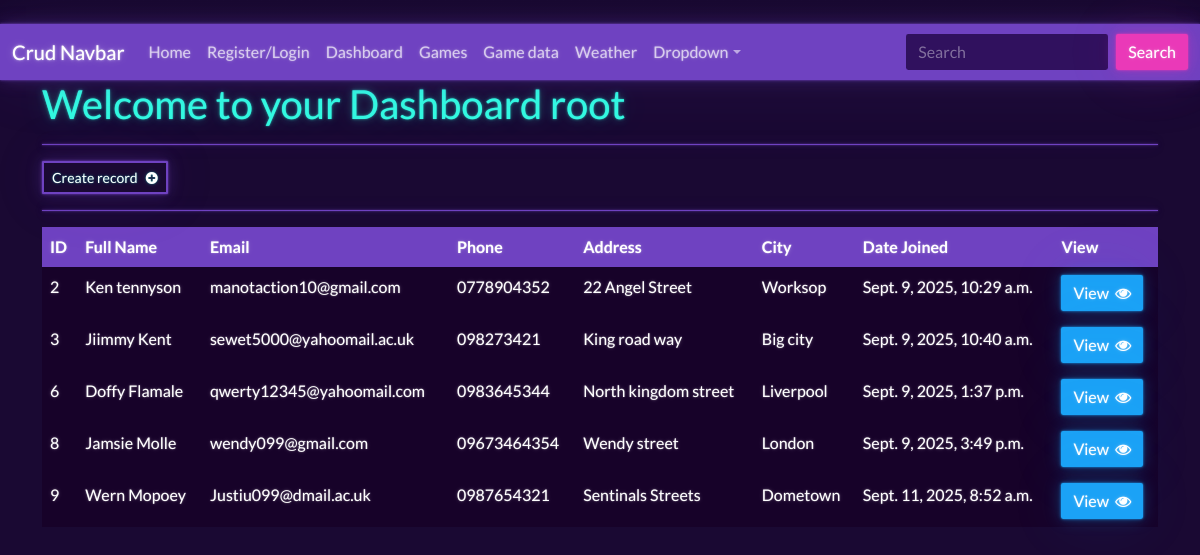
The app's page /dashboard (signed in), older data.
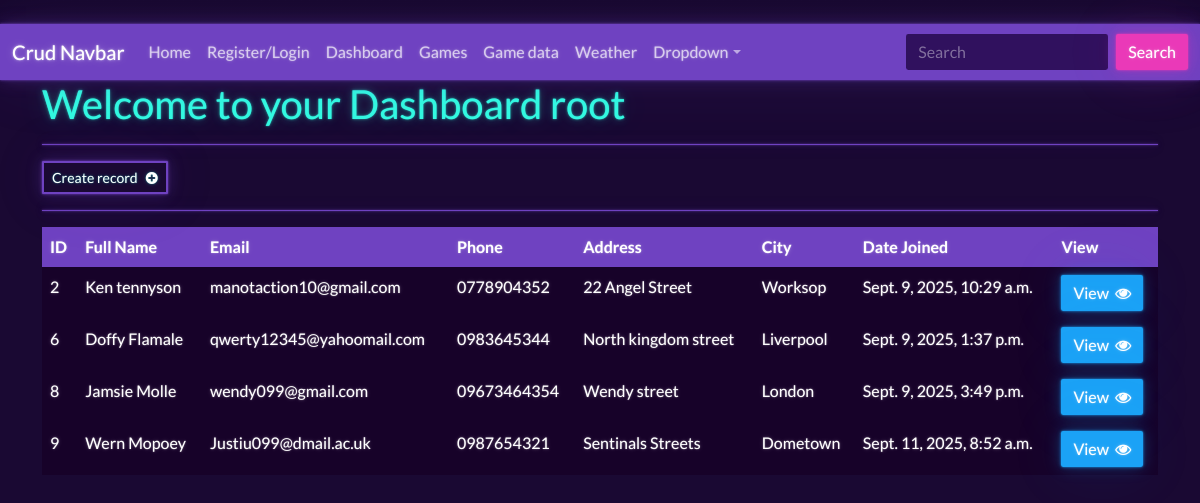
The same page, newer data.
### website/models.py (models this page shows, shortened)
class Record(models.Model):
    creation_data = models.DateTimeField(auto_now_add = True)
    first_name = models.CharField(max_length = 100, default="")
    last_name = models.CharField(max_length = 100)
    email = models.CharField(max_length = 255)
    phone = models.CharField(max_length = 20)
    address = models.CharField(max_length = 255)
    city = models.CharField(max_length = 255)
    creation_data = models.DateTimeField(auto_now_add=True)

### website/views.py (the view)
# urls.py: path('dashboard',views.dashboard, name="dashboard"),
@login_required(login_url="login")
def dashboard(request):
    my_records = Record.objects.all()
    context = {'records': my_records}
    return render(request, 'pages/dashboard.html', context=context)

### website/templates/pages/dashboard.html
{% extends 'pages/base.html' %}
{% block content %}
<h1>Welcome to your Dashboard {{user}}</h1>
<hr>
<a class = "btn btn-outline-primary btn-sm" href="{% url 'create-record' %}">
    Create record   &nbsp; <i class="fa fa-plus-circle" aria-hidden="true"></i>
</a>
<hr>
<table class = "table table-dark table-hover table-bordered">
    <thead class ="table-primary">
        <tr>
            <th scope = "col"> ID </th>
            <th scope = "col"> Full Name </th>
            <th scope = "col"> Email </th>
            <th scope = "col"> Phone</th>
            <th scope = "col"> Address</th>
            <th scope = "col"> City </th>
            <th scope = "col"> Date Joined</th>
            <th scope = "col"> View </th>
        </tr>
    </thead>
    <tbody>
        {% if records %}
            {% for record in records %}
            <tr>
                <td>{{record.id}}</td>
                <td>{{record.first_name}}  {{record.last_name}}  </td>
                <td>{{record.email}} </td>
                <td>{{record.phone}} </td>
                <td>{{record.address}} </td>
                <td>{{record.city}} </td>
                <td>{{record.creation_data}} </td>
                <td><a href="{% url 'view-record' record.id %}" class="btn btn-info">View &nbsp;<i class="fa fa-eye" aria-hidden="true"></i> </a></td>
            </tr>
            {% endfor %}
         {% endif %}
    </tbody>
</table>
{% endblock %}

### website/templates/pages/base.html (shortened to what this page needs)
{% load static %}
<!DOCTYPE html>
<html lang="en">
<head>
    <link rel="stylesheet" href="{% static 'css/style.css' %}">
    <link rel="stylesheet" href="{% static 'css/bootstrap.css' %}">
    <link rel="stylesheet" href="{% static 'css/vapor.css' %}">
    <link rel="stylesheet" href="https://cdnjs.cloudflare.com/ajax/libs/font-awesome/4.7.0/css/font-awesome.min.css">
    <div class="container">
        <br>
    </div>
</head>
<body>
    {% include 'components/navbar.html' %}
    <div class="container">
    {% block content %}
    {% endblock %}
    </div>
</body>
</html>

### website/templates/components/navbar.html (shortened to what this page needs)
{% block content %}
<nav class="navbar navbar-expand-lg bg-primary" data-bs-theme="dark">
  <div class="container-fluid">
    <a class="navbar-brand" href="#">Crud Navbar</a>
    <div class="collapse navbar-collapse" id="navbarColor01">
      <ul class="navbar-nav me-auto">
        <li class="nav-item">
          <a class="nav-link" href="{% url '' %}">Home</a>
        </li>
        <li class="nav-item">
          <a class="nav-link" href="{% url 'register' %}">Register/Login</a>
        </li>
        <li class="nav-item">
          <a class="nav-link" href="{% url 'dashboard' %}">Dashboard</a>
        </li>
        <li class="nav-item">
          <a class="nav-link" href="{% url 'games' %}">Games</a>
        </li>
        <li class="nav-item">
          <a class="nav-link" href="{% url 'game-data' %}">Game data</a>
        </li>
        <li class="nav-item">
          <a class="nav-link" href="{% url 'weather-data' %}">Weather</a>
        </li>
        <li class="nav-item dropdown">
          <a class="nav-link dropdown-toggle" data-bs-toggle="dropdown" href="#" role="button" aria-haspopup="true" aria-expanded="false">Dropdown</a>
        </li>
      </ul>
      <form class="d-flex">
        <input class="form-control me-sm-2" type="search" placeholder="Search">
        <button class="btn btn-secondary my-2 my-sm-0" type="submit">Search</button>
      </form>
    </div>
  </div>
</nav>
{% endblock %}

### static/css/style.css (style rules this page uses)
h1 { color: red; }
body { background-color:rgb(63, 197, 6); }

Row changes from the older to the newer data that the page shows:
removed Record: id "3", first_name "Jiimmy", last_name "Kent", email "sewet5000@yahoomail.ac.uk", phone "098273421", address "King road way", city "Big city", creation_data "Sept. 9, 2025, 10:40 a.m."
